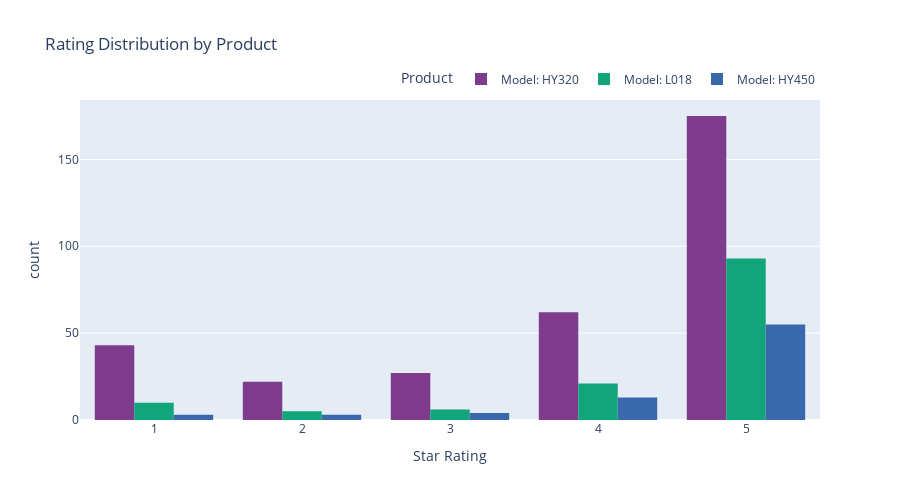

The notebook cell this image was saved under:
### Markdown cell above
## Rating Distribution Analysis

### Code cell
# Visualize rating distribution by product using Plotly
fig = px.histogram(
    all_reviews, 
    x='rating', 
    color='product_name',
    barmode='group',
    nbins=5,
    labels={'rating': 'Star Rating', 'count': 'Number of Reviews', 'product_name': 'Product'},
    title='Rating Distribution by Product',
    color_discrete_sequence=px.colors.qualitative.Bold
)

fig.update_layout(
    xaxis=dict(tickmode='linear', tick0=1, dtick=1),
    bargap=0.2,
    legend=dict(orientation='h', yanchor='bottom', y=1.02, xanchor='right', x=1),
    height=500
)

fig.show()

### Figure 1 — Plotly figure (JSON) as saved in the notebook; plotly's stock layout.template omitted (floating-point values rounded to 4 significant figures; data arrays with more than 128 entries replaced by an {"elided": "..."} marker saying what was removed)
{"data": [{"alignmentgroup": "True", "bingroup": "x", "hovertemplate": "Product=Model: HY320<br>Star Rating=%{x}<br>count=%{y}<extra></extra>", "legendgroup": "Model: HY320", "marker": {"color": "rgb(127, 60, 141)", "pattern": {"shape": ""}}, "name": "Model: HY320", "nbinsx": 5, "offsetgroup": "Model: HY320", "orientation": "v", "showlegend": true, "type": "histogram", "x": {"elided": "329 int values"}, "xaxis": "x", "yaxis": "y"}, {"alignmentgroup": "True", "bingroup": "x", "hovertemplate": "Product=Model: L018<br>Star Rating=%{x}<br>count=%{y}<extra></extra>", "legendgroup": "Model: L018", "marker": {"color": "rgb(17, 165, 121)", "pattern": {"shape": ""}}, "name": "Model: L018", "nbinsx": 5, "offsetgroup": "Model: L018", "orientation": "v", "showlegend": true, "type": "histogram", "x": {"elided": "135 int values"}, "xaxis": "x", "yaxis": "y"}, {"alignmentgroup": "True", "bingroup": "x", "hovertemplate": "Product=Model: HY450<br>Star Rating=%{x}<br>count=%{y}<extra></extra>", "legendgroup": "Model: HY450", "marker": {"color": "rgb(57, 105, 172)", "pattern": {"shape": ""}}, "name": "Model: HY450", "nbinsx": 5, "offsetgroup": "Model: HY450", "orientation": "v", "showlegend": true, "type": "histogram", "x": [5, 4, 5, 5, 5, 4, 5, 1, 5, 5, 5, 5, 5, 2, 3, 5, 5, 5, 4, 5, 5, 5, 5, 5, 4, 5, 5, 5, 5, 4, 4, 5, 5, 5, 5, 5, 5, 5, 4, 5, 2, 5, 1, 3, 5, 5, 5, 4, 5, 5, 5, 5, 4, 5, 5, 3, 5, 4, 5, 4, 5, 5, 5, 4, 5, 1, 5, 5, 5, 5, 5, 2, 3, 5, 5, 5, 4, 5], "xaxis": "x", "yaxis": "y"}], "layout": {"bargap": 0.2, "barmode": "group", "height": 500, "legend": {"orientation": "h", "title": {"text": "Product"}, "tracegroupgap": 0, "x": 1, "xanchor": "right", "y": 1.02, "yanchor": "bottom"}, "title": {"text": "Rating Distribution by Product"}, "xaxis": {"anchor": "y", "domain": [0, 1], "dtick": 1, "tick0": 1, "tickmode": "linear", "title": {"text": "Star Rating"}}, "yaxis": {"anchor": "x", "domain": [0, 1], "title": {"text": "count"}}}}
